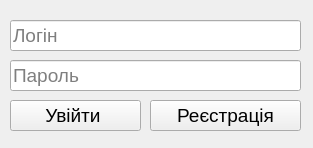
<?xml version="1.0" encoding="UTF-8"?>
<ui version="4.0">
 <class>loginForm</class>
 <widget class="QWidget" name="loginForm">
  <property name="geometry">
   <rect>
    <x>0</x>
    <y>0</y>
    <width>313</width>
    <height>148</height>
   </rect>
  </property>
  <property name="font">
   <font>
    <family>Segoe UI</family>
    <pointsize>14</pointsize>
   </font>
  </property>
  <property name="windowTitle">
   <string>Авторизация</string>
  </property>
  <widget class="QLineEdit" name="usernameLineEdit">
   <property name="geometry">
    <rect>
     <x>10</x>
     <y>20</y>
     <width>291</width>
     <height>31</height>
    </rect>
   </property>
   <property name="placeholderText">
    <string>Логін</string>
   </property>
  </widget>
  <widget class="QLineEdit" name="passwordLineEdit">
   <property name="geometry">
    <rect>
     <x>10</x>
     <y>60</y>
     <width>291</width>
     <height>31</height>
    </rect>
   </property>
   <property name="placeholderText">
    <string>Пароль</string>
   </property>
  </widget>
  <widget class="QPushButton" name="loginButton">
   <property name="geometry">
    <rect>
     <x>10</x>
     <y>100</y>
     <width>131</width>
     <height>31</height>
    </rect>
   </property>
   <property name="text">
    <string>Увійти </string>
   </property>
  </widget>
  <widget class="QPushButton" name="registrationButton">
   <property name="geometry">
    <rect>
     <x>150</x>
     <y>100</y>
     <width>151</width>
     <height>31</height>
    </rect>
   </property>
   <property name="text">
    <string>Реєстрація</string>
   </property>
  </widget>
 </widget>
 <resources/>
 <connections/>
</ui>
